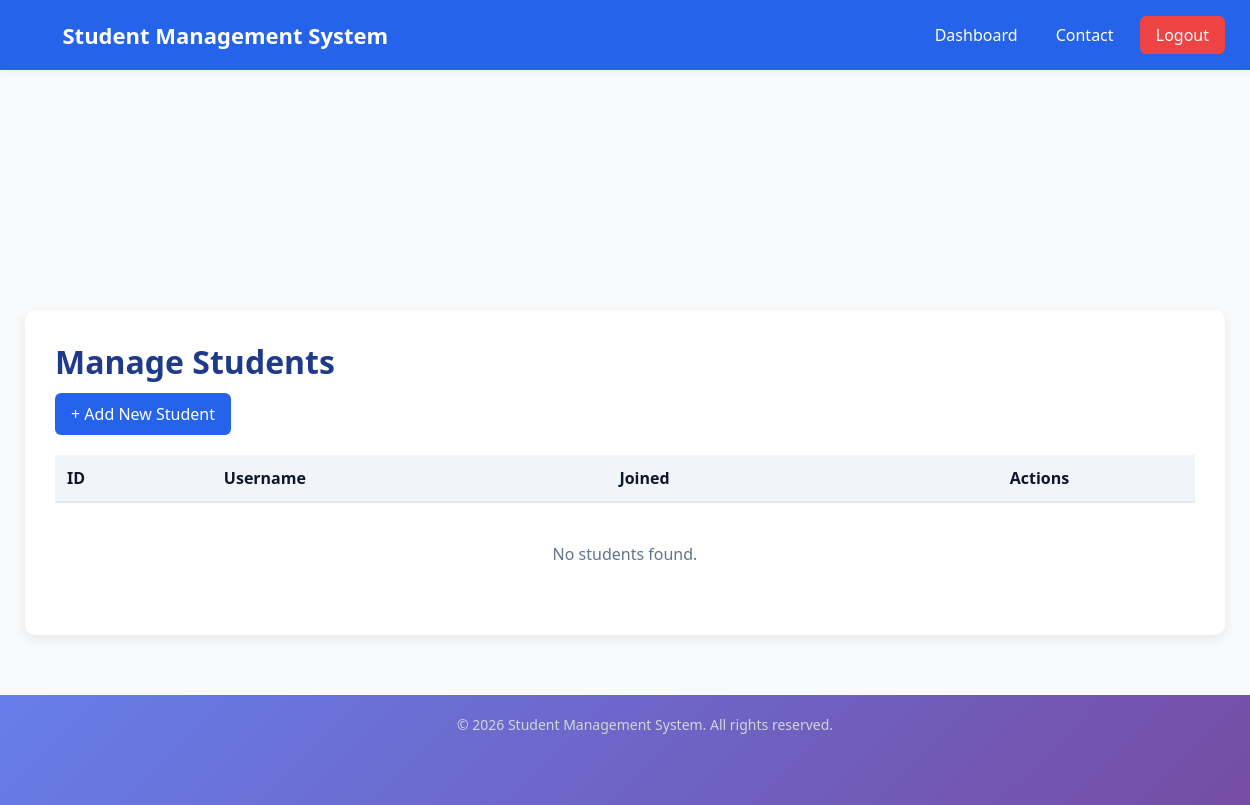
/list_students.php (signed in), run on an earlier commit of the app's database.
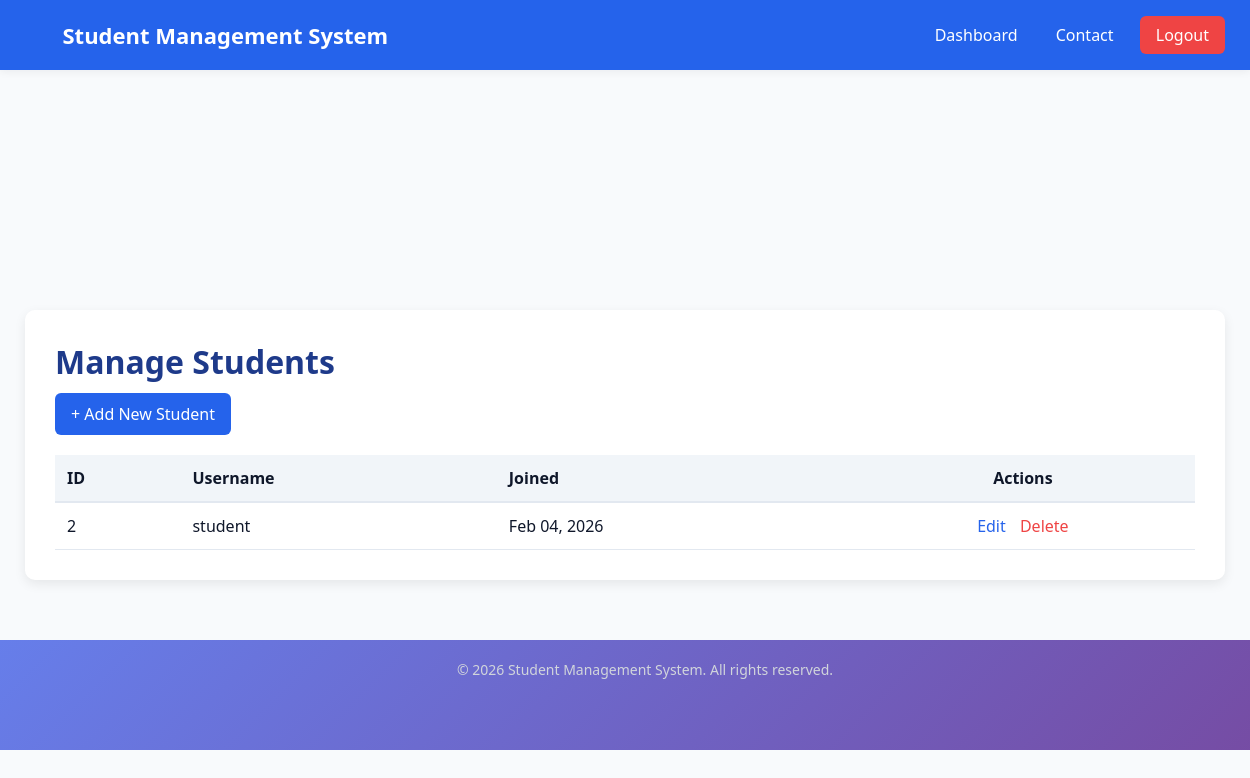
And on a later commit of the database.
### tables this page shows
CREATE TABLE IF NOT EXISTS user (
  id INT AUTO_INCREMENT PRIMARY KEY,
  username VARCHAR(255) NOT NULL UNIQUE,
  password VARCHAR(255) NOT NULL,
  usertype ENUM('student','admin') NOT NULL,
  created_at TIMESTAMP DEFAULT CURRENT_TIMESTAMP
);

### list_students.php (the view, shortened to what this page needs)
<?php
require_once 'db.php';
$students = [];
$stmt = $conn->prepare('SELECT id, username, created_at FROM user WHERE usertype = "student" ORDER BY created_at DESC');
$stmt->execute();
$result = $stmt->get_result();
while ($row = $result->fetch_assoc()) {
    $students[] = $row;
}
?>
<!DOCTYPE html>
<html>
<head>
    <link rel="stylesheet" href="style.css">
</head>
<body>
<?php include 'navbar.php'; ?>
<div class="container" style="margin-top: 80px; max-width: 1200px; margin-left: auto; margin-right: auto;">
    <div style="background: white; padding: 30px; border-radius: 10px; box-shadow: 0 4px 12px rgba(0,0,0,0.08);">
        <h1 style="color: #1e3a8a; margin-bottom: 10px;">Manage Students</h1>
        <a href="add_student.php" style="background: #2563eb; color: white; padding: 10px 16px; text-decoration: none; border-radius: 6px; display: inline-block; margin-bottom: 20px;">+ Add New Student</a>
        <table style="width: 100%; border-collapse: collapse;">
            <thead>
                <tr style="background: #f1f5f9; border-bottom: 2px solid #e2e8f0;">
                    <th style="padding: 12px; text-align: left; color: #0f172a;">ID</th>
                    <th style="padding: 12px; text-align: left; color: #0f172a;">Username</th>
                    <th style="padding: 12px; text-align: left; color: #0f172a;">Joined</th>
                    <th style="padding: 12px; text-align: center; color: #0f172a;">Actions</th>
                </tr>
            </thead>
            <tbody>
                <?php foreach ($students as $student): ?>
                    <tr style="border-bottom: 1px solid #e2e8f0;">
                        <td style="padding: 12px;"><?php echo $student['id']; ?></td>
                        <td style="padding: 12px;"><?php echo htmlspecialchars($student['username']); ?></td>
                        <td style="padding: 12px;"><?php echo date('M d, Y', strtotime($student['created_at'])); ?></td>
                        <td style="padding: 12px; text-align: center;">
                            <a href="edit_student.php?id=<?php echo $student['id']; ?>" style="color: #2563eb; text-decoration: none; margin-right: 10px;">Edit</a>
                            <a href="list_students.php?delete=<?php echo $student['id']; ?>" onclick="return confirm('Delete this student?');" style="color: #ef4444; text-decoration: none;">Delete</a>
                        </td>
                    </tr>
                <?php endforeach; ?>
            </tbody>
        </table>
        <?php if (empty($students)): ?>
            <p style="text-align: center; color: #64748b; padding: 40px;">No students found.</p>
        <?php endif; ?>
    </div>
</div>
<?php include 'footer.php'; ?>
</body>
</html>

### navbar.php (shortened to what this page needs)
<nav>
	<label class="logo">Student Management System</label>
	<ul>
		<?php if (isset($_SESSION['username'])): ?>
			<?php if ($_SESSION['usertype'] === 'admin'): ?>
				<li><a href="adminhome.php">Dashboard</a></li>
			<?php else: ?>
				<li><a href="studenthome.php">Dashboard</a></li>
			<?php endif; ?>
			<li><a href="contact.php">Contact</a></li>
			<li><a href="logout.php" class="btn btn-danger" style="background: #ef4444; color: white; padding: 8px 16px; text-decoration: none; border-radius: 6px;">Logout</a></li>
		<?php endif; ?>
	</ul>
</nav>

### footer.php (shortened to what this page needs)
<footer style="background: linear-gradient(135deg, #667eea 0%, #764ba2 100%); color: white; padding: 20px; margin-top: 60px; text-align: center;">
    <p style="margin: 0; font-size: 14px; color: #d1d5db;">&copy; 2026 Student Management System. All rights reserved.</p>
</footer>

### style.css (style rules this page uses)
* { padding: 0; margin: 0; }
:root { --primary: #2563eb; --primary-dark: #1e3a8a; --accent: #06b6d4; --muted: #f8fafc; --text: #0f172a; --white: #ffffff; }
html, body { font-family: "Segoe UI", Roboto, Arial, sans-serif; color: var(--text); background-color: var(--muted); padding-top: 70px; background-image: url('background.jpg'); background-size: cover; background-position: center; background-repeat: no-repeat; background-attachment: fixed; }
nav { position: fixed; top: 0; left: 0; right: 0; background-color: var(--primary); height: 70px; width: 100%; z-index: 9999; box-shadow: 0 2px 8px rgba(16,24,40,0.06); }
.logo { font-size: 22px; position: relative; left: 5%; color: var(--white); font-weight: 700; line-height: 70px; }
ul { position: relative; float: right; margin-right: 20px; }
ul li { display:inline-block; line-height: 70px; margin: 0 5px; }
ul li a { text-decoration: none; color: var(--white); font-size: 16px; padding: 8px 12px; border-radius: 6px; }
.container { padding-top: 70px; }
footer { background-color: var(--primary-dark); height: 70px; width: 100%; }

### list_students.php (style rules this page uses)
body { padding-top: 90px; }

What changed in the data, as far as the page shows it:
added user: id "2", username "student", created_at "Feb 04, 2026"
Also different on the page:
text no longer shown: "No students found."
